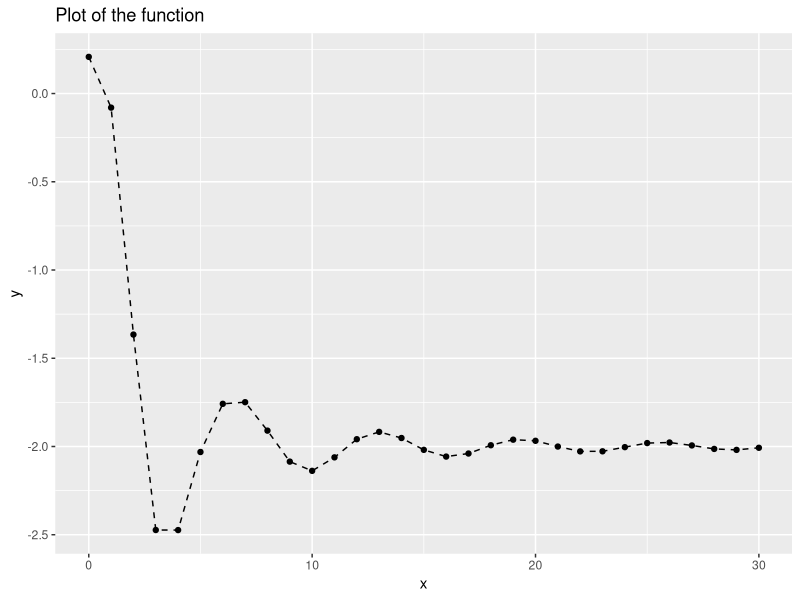

This chart was generated by the following R code: (Note: this script raises an error after producing the figure.)
## ---- chunk 1
knitr::opts_chunk$set(echo = TRUE)
options(scipen=999)
library(dplyr)
library(ggplot2)
library(knitr)
set.seed(12345)
## ---- chunk 2

function_f <- function(x){
answer <- (x^2/exp(x)) - 2 * exp(-(9* sin(x))/(x^2 + x + 1))  
return(answer)
}

function_f(x=1)
## ---- chunk 3
crossover <- function(x,y){
answer <- (x+y) * 0.5
return(answer)
}

crossover(x=3,y=7)
## ---- chunk 4
mutate <- function(x){
answer <- x^2 %%30  
return(answer)
}

mutate(x=30)
## ---- chunk 5
myfunction <- function(maxiter, mutprob){

# part-b
inital_population <- seq(from=0, to=30, by=5)

# part-c
Values <- vector("numeric", length = length(inital_population))
for(i in 1:length(inital_population)){Values[i] <- function_f(x=i)}
Values <- as.data.frame(Values)
Values$inital_population <- inital_population

while(i < maxiter){
# part-d
parents <- Values[Values$inital_population %in% sample(x = inital_population, size=2, replace=FALSE), ]
parents <- parents %>% arrange(Values)
victim <- which.min(Values$Values)
parent_1 <- parents[1,1]
parent_2 <-  parents[2,1]

if(runif(n=1) > mutprob){
kid <- crossover(x=parent_1, y=parent_2)
kid <- mutate(x=kid)
Values[[victim,1]] <- kid
}else{
  kid <- 0
}
max_value <- max(Values$Values)
i <- i+1
}
  
answer <- y <- Values$Values
y <- as.data.frame(y)
y$x <- seq(0,30,1)
answer <- ggplot(y, aes(x=x, y=y, group=1)) + 
  geom_point() + geom_line(linetype = "dashed") + 
  ggtitle("Plot of the function") 
return(answer)
}

# part-a 
x <- seq(from=0,to=30,by=1)
y <- vector("numeric", length = length(x))
for(i in 1:length(x)){y[i] <- function_f(x=i)}
y <- as.data.frame(y)
y$x <- seq(0,30,1)
ggplot(y, aes(x=x, y=y, group=1)) + 
  geom_point() + geom_line(linetype = "dashed") + 
  ggtitle("Plot of the function") 


myfunction(maxiter=10, mutprob=0.5)

